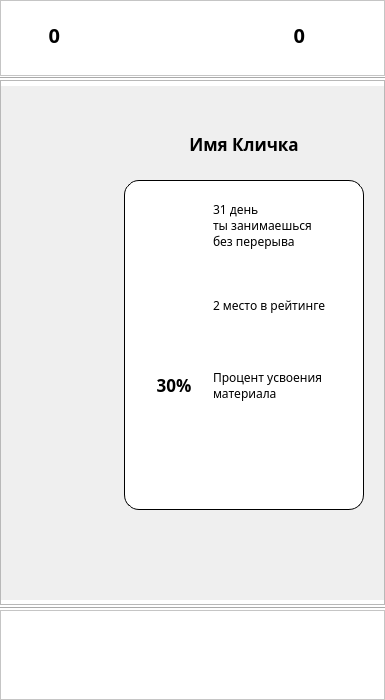
<?xml version="1.0" encoding="UTF-8"?>
<ui version="4.0">
 <class>MainWindow</class>
 <widget class="QMainWindow" name="MainWindow">
  <property name="geometry">
   <rect>
    <x>0</x>
    <y>0</y>
    <width>385</width>
    <height>700</height>
   </rect>
  </property>
  <property name="maximumSize">
   <size>
    <width>385</width>
    <height>700</height>
   </size>
  </property>
  <property name="windowTitle">
   <string>MainWindow</string>
  </property>
  <widget class="QWidget" name="centralwidget">
   <widget class="Line" name="line">
    <property name="geometry">
     <rect>
      <x>0</x>
      <y>600</y>
      <width>385</width>
      <height>16</height>
     </rect>
    </property>
    <property name="styleSheet">
     <string notr="true">background-color: rgb(255, 255, 255);</string>
    </property>
    <property name="orientation">
     <enum>Qt::Horizontal</enum>
    </property>
   </widget>
   <widget class="Line" name="line_2">
    <property name="geometry">
     <rect>
      <x>0</x>
      <y>70</y>
      <width>385</width>
      <height>16</height>
     </rect>
    </property>
    <property name="styleSheet">
     <string notr="true">background-color: rgb(255, 255, 255);</string>
    </property>
    <property name="orientation">
     <enum>Qt::Horizontal</enum>
    </property>
   </widget>
   <widget class="QFrame" name="frame">
    <property name="geometry">
     <rect>
      <x>0</x>
      <y>0</y>
      <width>385</width>
      <height>76</height>
     </rect>
    </property>
    <property name="styleSheet">
     <string notr="true">background-color: rgb(255, 255, 255);</string>
    </property>
    <property name="frameShape">
     <enum>QFrame::StyledPanel</enum>
    </property>
    <property name="frameShadow">
     <enum>QFrame::Raised</enum>
    </property>
    <widget class="QLabel" name="ico_rating">
     <property name="geometry">
      <rect>
       <x>315</x>
       <y>10</y>
       <width>50</width>
       <height>50</height>
      </rect>
     </property>
     <property name="styleSheet">
      <string notr="true">image: url(:/resources/C:/Users/Фёдор/PycharmProjects/Bushe/MyIcons/фон+шрифты+верх.панель/рейтинг.ico);</string>
     </property>
     <property name="frameShape">
      <enum>QFrame::NoFrame</enum>
     </property>
     <property name="text">
      <string/>
     </property>
    </widget>
    <widget class="QLabel" name="place_rating">
     <property name="geometry">
      <rect>
       <x>255</x>
       <y>10</y>
       <width>50</width>
       <height>50</height>
      </rect>
     </property>
     <property name="font">
      <font>
       <family>Aristotelica Pro Tx Extlt</family>
       <pointsize>15</pointsize>
       <weight>75</weight>
       <bold>true</bold>
      </font>
     </property>
     <property name="frameShape">
      <enum>QFrame::NoFrame</enum>
     </property>
     <property name="text">
      <string>0</string>
     </property>
     <property name="alignment">
      <set>Qt::AlignRight|Qt::AlignTrailing|Qt::AlignVCenter</set>
     </property>
    </widget>
    <widget class="QLabel" name="count_days">
     <property name="geometry">
      <rect>
       <x>10</x>
       <y>10</y>
       <width>50</width>
       <height>50</height>
      </rect>
     </property>
     <property name="font">
      <font>
       <family>Aristotelica Pro Tx Extlt</family>
       <pointsize>15</pointsize>
       <weight>75</weight>
       <bold>true</bold>
      </font>
     </property>
     <property name="frameShape">
      <enum>QFrame::NoFrame</enum>
     </property>
     <property name="text">
      <string>0</string>
     </property>
     <property name="alignment">
      <set>Qt::AlignRight|Qt::AlignTrailing|Qt::AlignVCenter</set>
     </property>
    </widget>
    <widget class="QLabel" name="ico_days">
     <property name="geometry">
      <rect>
       <x>60</x>
       <y>10</y>
       <width>50</width>
       <height>50</height>
      </rect>
     </property>
     <property name="autoFillBackground">
      <bool>false</bool>
     </property>
     <property name="styleSheet">
      <string notr="true">image: url(:/resources/C:/Users/Фёдор/PycharmProjects/Bushe/MyIcons/фон+шрифты+верх.панель/огонёк.ico);</string>
     </property>
     <property name="frameShape">
      <enum>QFrame::NoFrame</enum>
     </property>
     <property name="text">
      <string/>
     </property>
    </widget>
   </widget>
   <widget class="QFrame" name="frame_2">
    <property name="geometry">
     <rect>
      <x>0</x>
      <y>610</y>
      <width>385</width>
      <height>90</height>
     </rect>
    </property>
    <property name="styleSheet">
     <string notr="true">background-color: rgb(255, 255, 255);</string>
    </property>
    <property name="frameShape">
     <enum>QFrame::StyledPanel</enum>
    </property>
    <property name="frameShadow">
     <enum>QFrame::Raised</enum>
    </property>
    <widget class="QPushButton" name="btn_book">
     <property name="geometry">
      <rect>
       <x>230</x>
       <y>10</y>
       <width>70</width>
       <height>70</height>
      </rect>
     </property>
     <property name="styleSheet">
      <string notr="true">QPushButton {
	image: url(:/bottom/C:/Users/Фёдор/PycharmProjects/Bushe/MyIcons/нижняя панель/н.п. 4.1.ico);
    color: black;
    border-radius: 35px;
}</string>
     </property>
     <property name="text">
      <string/>
     </property>
    </widget>
    <widget class="QPushButton" name="btn_home">
     <property name="geometry">
      <rect>
       <x>5</x>
       <y>10</y>
       <width>70</width>
       <height>70</height>
      </rect>
     </property>
     <property name="styleSheet">
      <string notr="true">QPushButton {
	image: url(:/bottom/C:/Users/Фёдор/PycharmProjects/Bushe/MyIcons/нижняя панель/н.п. 1.1.ico);
    color: black;
    border-radius: 35px;
}</string>
     </property>
     <property name="text">
      <string/>
     </property>
    </widget>
    <widget class="QPushButton" name="btn_settings">
     <property name="geometry">
      <rect>
       <x>305</x>
       <y>10</y>
       <width>70</width>
       <height>70</height>
      </rect>
     </property>
     <property name="styleSheet">
      <string notr="true">QPushButton {
	image: url(:/bottom/C:/Users/Фёдор/PycharmProjects/Bushe/MyIcons/нижняя панель/н.п. 5.2.ico);
    color: black;
    border-radius: 35px;
}</string>
     </property>
     <property name="text">
      <string/>
     </property>
    </widget>
    <widget class="QPushButton" name="btn_recall">
     <property name="geometry">
      <rect>
       <x>155</x>
       <y>10</y>
       <width>70</width>
       <height>70</height>
      </rect>
     </property>
     <property name="styleSheet">
      <string notr="true">QPushButton {
	image: url(:/bottom/C:/Users/Фёдор/PycharmProjects/Bushe/MyIcons/нижняя панель/н.п. 3.1.ico);
    color: black;
    border-radius: 35px;
}</string>
     </property>
     <property name="text">
      <string/>
     </property>
    </widget>
    <widget class="QPushButton" name="btn_rating">
     <property name="geometry">
      <rect>
       <x>80</x>
       <y>10</y>
       <width>70</width>
       <height>70</height>
      </rect>
     </property>
     <property name="styleSheet">
      <string notr="true">QPushButton {
	image: url(:/bottom/C:/Users/Фёдор/PycharmProjects/Bushe/MyIcons/нижняя панель/н.п. 2.1.ico);
    color: black;
    border-radius: 35px;
}</string>
     </property>
     <property name="text">
      <string/>
     </property>
    </widget>
   </widget>
   <widget class="QFrame" name="frame_3">
    <property name="geometry">
     <rect>
      <x>0</x>
      <y>80</y>
      <width>385</width>
      <height>525</height>
     </rect>
    </property>
    <property name="styleSheet">
     <string notr="true">background-image: url(:/resources/C:/Users/Фёдор/PycharmProjects/Bushe/MyIcons/фон+шрифты+верх.панель/фон.png);</string>
    </property>
    <property name="frameShape">
     <enum>QFrame::StyledPanel</enum>
    </property>
    <property name="frameShadow">
     <enum>QFrame::Raised</enum>
    </property>
    <widget class="QPushButton" name="btn_chat">
     <property name="geometry">
      <rect>
       <x>5</x>
       <y>450</y>
       <width>70</width>
       <height>70</height>
      </rect>
     </property>
     <property name="styleSheet">
      <string notr="true">QPushButton {
	image: url(:/profile/C:/Users/Фёдор/PycharmProjects/Bushe/MyIcons/9. профиль/иконка чата.ico);
    color: black;
    border-radius: 35px;
}</string>
     </property>
     <property name="text">
      <string/>
     </property>
    </widget>
    <widget class="QPushButton" name="btn_exit">
     <property name="geometry">
      <rect>
       <x>305</x>
       <y>450</y>
       <width>70</width>
       <height>70</height>
      </rect>
     </property>
     <property name="styleSheet">
      <string notr="true">QPushButton {
	image: url(:/profile/C:/Users/Фёдор/PycharmProjects/Bushe/MyIcons/9. профиль/иконка выхода.ico);
    color: black;
    border-radius: 35px;
}</string>
     </property>
     <property name="text">
      <string/>
     </property>
    </widget>
    <widget class="QLabel" name="photo_profile">
     <property name="geometry">
      <rect>
       <x>15</x>
       <y>15</y>
       <width>100</width>
       <height>100</height>
      </rect>
     </property>
     <property name="styleSheet">
      <string notr="true">image: url(:/profile/C:/Users/Фёдор/PycharmProjects/Bushe/MyIcons/9. профиль/иконка профиля.ico);</string>
     </property>
     <property name="frameShape">
      <enum>QFrame::NoFrame</enum>
     </property>
     <property name="text">
      <string/>
     </property>
    </widget>
    <widget class="QLabel" name="label">
     <property name="geometry">
      <rect>
       <x>124</x>
       <y>40</y>
       <width>240</width>
       <height>47</height>
      </rect>
     </property>
     <property name="font">
      <font>
       <family>Kudryashev Display</family>
       <pointsize>13</pointsize>
       <weight>75</weight>
       <bold>true</bold>
      </font>
     </property>
     <property name="styleSheet">
      <string notr="true">image: url(:/profile/C:/Users/Фёдор/PycharmProjects/Bushe/MyIcons/9. профиль/фон под фио.ico);</string>
     </property>
     <property name="text">
      <string>Имя Кличка</string>
     </property>
     <property name="alignment">
      <set>Qt::AlignCenter</set>
     </property>
    </widget>
   </widget>
   <widget class="QFrame" name="frame_4">
    <property name="geometry">
     <rect>
      <x>124</x>
      <y>180</y>
      <width>240</width>
      <height>330</height>
     </rect>
    </property>
    <property name="styleSheet">
     <string notr="true">QFrame {
image: url(:/profile/C:/Users/Фёдор/PycharmProjects/Bushe/MyIcons/9. профиль/8.1. достижения.ico);
background-color: rgb(255, 255, 255);
color: rgb(255, 255, 255);
border: 1px solid;
    border-radius: 15px;  
}
QFrame QLabel {
    border: none;
}</string>
    </property>
    <property name="frameShape">
     <enum>QFrame::Box</enum>
    </property>
    <property name="frameShadow">
     <enum>QFrame::Sunken</enum>
    </property>
    <widget class="QLabel" name="label_2">
     <property name="geometry">
      <rect>
       <x>20</x>
       <y>180</y>
       <width>60</width>
       <height>50</height>
      </rect>
     </property>
     <property name="font">
      <font>
       <family>Kudryashev Display</family>
       <pointsize>13</pointsize>
       <weight>75</weight>
       <bold>true</bold>
      </font>
     </property>
     <property name="autoFillBackground">
      <bool>false</bool>
     </property>
     <property name="styleSheet">
      <string notr="true">image: url(:/profile/C:/Users/Фёдор/PycharmProjects/Bushe/MyIcons/9. профиль/8.1. фон под процент.ico);
color: rgb(0, 0, 0);</string>
     </property>
     <property name="frameShadow">
      <enum>QFrame::Plain</enum>
     </property>
     <property name="text">
      <string>30%</string>
     </property>
     <property name="alignment">
      <set>Qt::AlignCenter</set>
     </property>
    </widget>
    <widget class="QLabel" name="ico_days_2">
     <property name="geometry">
      <rect>
       <x>20</x>
       <y>20</y>
       <width>50</width>
       <height>50</height>
      </rect>
     </property>
     <property name="autoFillBackground">
      <bool>false</bool>
     </property>
     <property name="styleSheet">
      <string notr="true">image: url(:/profile/C:/Users/Фёдор/PycharmProjects/Bushe/MyIcons/9. профиль/огонёк.ico);</string>
     </property>
     <property name="frameShape">
      <enum>QFrame::NoFrame</enum>
     </property>
     <property name="text">
      <string/>
     </property>
    </widget>
    <widget class="QLabel" name="ico_rating_2">
     <property name="geometry">
      <rect>
       <x>20</x>
       <y>100</y>
       <width>50</width>
       <height>50</height>
      </rect>
     </property>
     <property name="styleSheet">
      <string notr="true">image: url(:/profile/C:/Users/Фёдор/PycharmProjects/Bushe/MyIcons/9. профиль/рейтинг.ico);</string>
     </property>
     <property name="frameShape">
      <enum>QFrame::NoFrame</enum>
     </property>
     <property name="text">
      <string/>
     </property>
    </widget>
    <widget class="QLabel" name="label_3">
     <property name="geometry">
      <rect>
       <x>89</x>
       <y>10</y>
       <width>131</width>
       <height>71</height>
      </rect>
     </property>
     <property name="font">
      <font>
       <family>Kudryashev Display</family>
       <pointsize>9</pointsize>
       <weight>50</weight>
       <bold>false</bold>
      </font>
     </property>
     <property name="styleSheet">
      <string notr="true">color: rgb(0, 0, 0);</string>
     </property>
     <property name="text">
      <string>31 день 
ты занимаешься
без перерыва</string>
     </property>
    </widget>
    <widget class="QLabel" name="label_4">
     <property name="geometry">
      <rect>
       <x>89</x>
       <y>100</y>
       <width>131</width>
       <height>50</height>
      </rect>
     </property>
     <property name="font">
      <font>
       <family>Kudryashev Display</family>
       <pointsize>9</pointsize>
       <weight>50</weight>
       <bold>false</bold>
      </font>
     </property>
     <property name="styleSheet">
      <string notr="true">color: rgb(0, 0, 0);</string>
     </property>
     <property name="text">
      <string>2 место в рейтинге</string>
     </property>
    </widget>
    <widget class="QLabel" name="label_5">
     <property name="geometry">
      <rect>
       <x>89</x>
       <y>180</y>
       <width>131</width>
       <height>50</height>
      </rect>
     </property>
     <property name="font">
      <font>
       <family>Kudryashev Display</family>
       <pointsize>9</pointsize>
       <weight>50</weight>
       <bold>false</bold>
      </font>
     </property>
     <property name="styleSheet">
      <string notr="true">color: rgb(0, 0, 0);</string>
     </property>
     <property name="text">
      <string>Процент усвоения
материала</string>
     </property>
    </widget>
   </widget>
  </widget>
 </widget>
 <resources>
  <include location="../MyIcons/resources.qrc"/>
 </resources>
 <connections/>
</ui>
